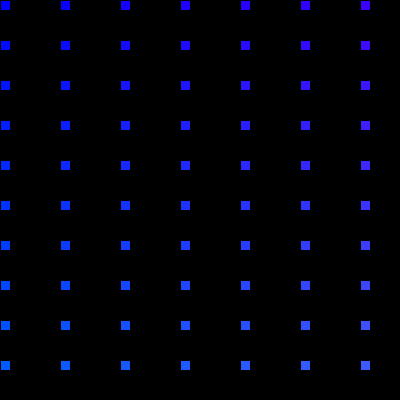
Frame 1 (no input)
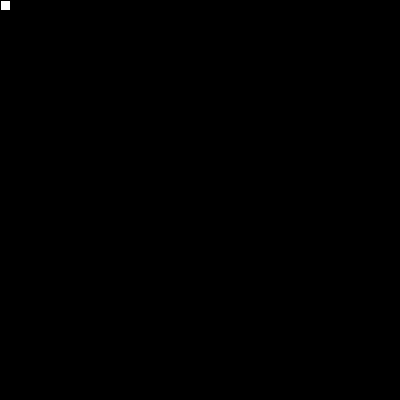
Frame 60 (the mouse pressed at the canvas centre just before this capture)
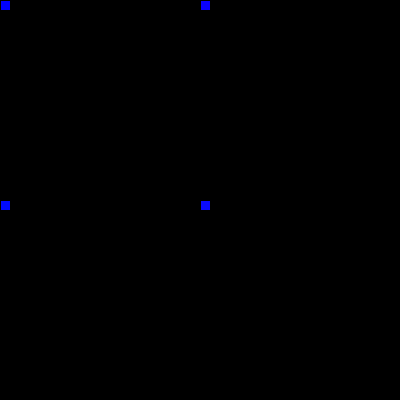
Frame 120 (the mouse held since frame 60 and released just before this capture)

The Processing sketch that drew these frames (run headless with seeded random() and noise(); from frame 60 on, the mouse is pressed at the canvas centre):

// Processing sketch: filasYcolumnas_forLoop_bidim
// ── filasYcolumnas_forLoop_bidim.pde
float separacionX;
float separacionY;
int nColumnas;
int nFilas;

void setup() {
  size(400, 400);
  nColumnas = 100;
  nFilas = 100;
  separacionX = 60;
  separacionY = 40;
}

void draw() {
  background(0);
  for (int i=0; i<nColumnas; i++) {
    for (int j=0; j<nFilas; j++) {
      fill(i*10,j*10,255);
      rect(separacionX*i, separacionY*j, 10, 10);
    }
  }
  separacionX = mouseX;
  separacionY = mouseY;
}
